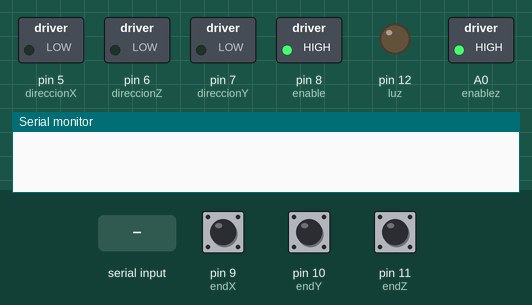
This sketch was run on a simulated Arduino Uno, built with avr-gcc and run on an emulated ATmega328P. Parts: switched loads named in the sketch (green lamp = pin HIGH), output pins drawn as LEDs (lit = HIGH), the last lines printed to the serial monitor. Inputs (shaded band) come from the test bench; at power-on: pin 9 (endX) HIGH, pin 11 (endZ) HIGH, pin 10 (endY) HIGH. Pins used as bus, display or sensor lines are not drawn.

Above: at 1.2 s.
1.3 s: "homeX" received over Serial
At 1.6 s:
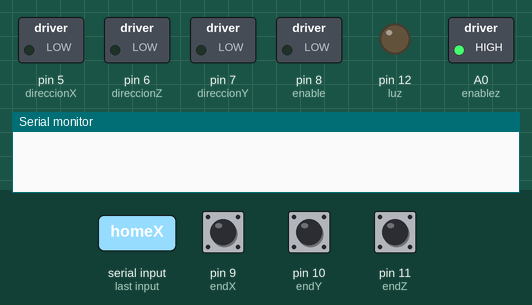
2.8 s: pin 9 (endX) pulled LOW for 0.15 s
At 3.5 s:
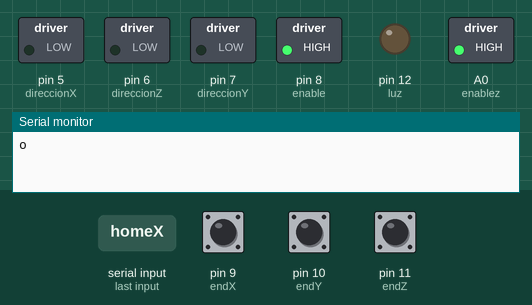
4.4 s: "homeZ" received over Serial
At 5.2 s:
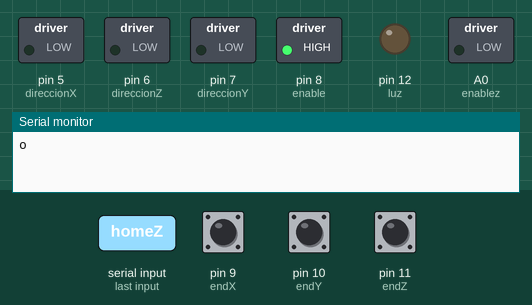
5.9 s: pin 11 (endZ) pulled LOW for 0.15 s
At 7.1 s:
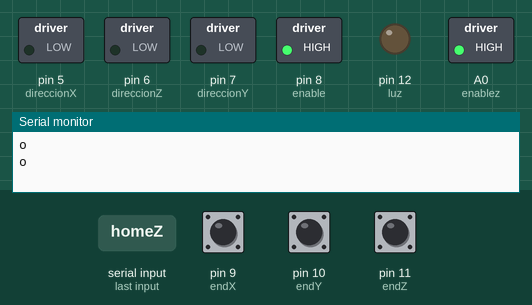
7.5 s: "90,45,200,10,150,30\n" received over Serial
At 8.7 s:
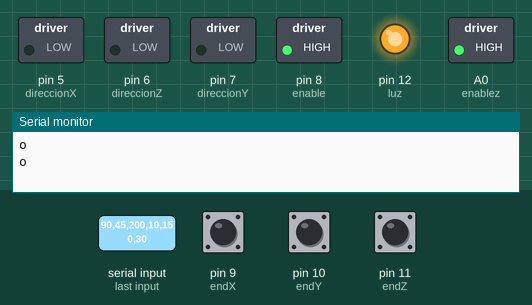
9.0 s: "homeY" received over Serial
At 9.8 s:
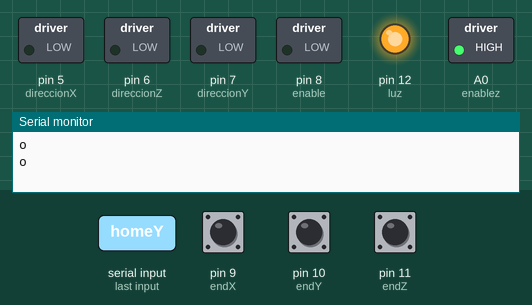
Timing chart, 0 to 11.5 s (numbered marks = the images above; inputs shaded):
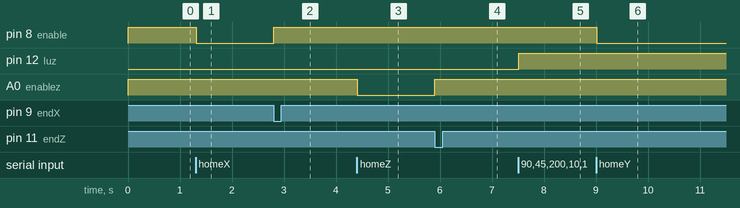

Measured:
- after the input at 1.3 s, pin 8 (enable): HIGH → LOW at once
- after the input at 2.8 s, pin 8 (enable): LOW → HIGH at once
- after the input at 4.4 s, A0 (enablez): HIGH → LOW at once
- after the input at 5.9 s, A0 (enablez): LOW → HIGH at once
- after the input at 7.5 s, pin 12 (luz): LOW → HIGH at once
- after the input at 9.0 s, pin 8 (enable): HIGH → LOW at once

The sketch:

control_arduino_v6.ino
```cpp
#define stepsX 2
#define direccionX 5
#define stepsZ 3
#define direccionZ 6
#define stepsY 4
#define direccionY 7
#define enable 8
#define luz 12
#define endX 9
#define endY 10
#define endZ 11
#define endZtop A1
#define enablez A0

//y,1000,1,500
//x,1000,1,500

String eje, pasos, direccion, timpo, brillo;
byte brillo_actual = 0;

byte B_homeX = 1;
byte B_homeY = 1;
byte B_homeZ = 1;

void setup() {
  pinMode(stepsX, OUTPUT);
  pinMode(direccionX, OUTPUT);
  pinMode(stepsY, OUTPUT);
  pinMode(direccionY, OUTPUT);
  pinMode(stepsZ, OUTPUT);
  pinMode(direccionZ, OUTPUT);

  pinMode(enable, OUTPUT);
  pinMode(enablez, OUTPUT);

  pinMode(luz, OUTPUT);

  pinMode(endX, INPUT_PULLUP);
  pinMode(endY, INPUT_PULLUP);
  pinMode(endZ, INPUT_PULLUP);
  pinMode(endZtop, INPUT_PULLUP);

  digitalWrite(enablez, 1);
  digitalWrite(enable , 1);
  digitalWrite(direccionZ, 0);

  Serial.begin(115200);
  Serial.setTimeout(10);
}

void loop() {
  Serial.flush();
  /*digitalWrite(enable, 1);
  digitalWrite(direccionZ, 0);
  digitalWrite(direccionY, 0);
  digitalWrite(direccionX, 0);*/

  if (Serial.available() > 0) {
    String tx = Serial.readString();
    //Serial.println(tx);

    eje = tx.substring(0, tx.indexOf(","));
    tx = tx.substring(eje.length() + 1);
    pasos = tx.substring(0, tx.indexOf(","));
    tx = tx.substring(pasos.length() + 1);
    direccion = tx.substring(0, tx.indexOf(","));
    tx = tx.substring(direccion.length() + 1);
    timpo = tx.substring(0, tx.indexOf(","));
    tx = tx.substring(timpo.length() + 1);
    brillo = tx.substring(0, tx.indexOf(","));

    if (eje == "x") {
      //Serial.println("moviendo eje x, " + pasos +" pasos, en direccion " + direccion + ",en " + timpo +" milisegundos por paso");
      x(pasos.toInt(), direccion.toInt(), timpo.toInt());
    }
    else if (eje == "y") {
      //Serial.println("moviendo eje y, " + pasos +" pasos, en direccion " + direccion + ",en " + timpo +" milisegundos por paso");
      y(pasos.toInt(), direccion.toInt(), timpo.toInt());
    }
    else if (eje == "z") {
      //Serial.print("moviendo eje z, " + pasos +" pasos, en direccion " + direccion + ",en " + timpo +" milisegundos por paso");
      z(pasos.toInt(), direccion.toInt(), timpo.toInt());
    }
    else if (eje == "z_r") {
      //Serial.print("moviendo eje z, " + pasos +" pasos, en direccion " + direccion + ",en " + timpo +" milisegundos por paso");
      z_r(pasos.toInt(), direccion.toInt(), timpo.toInt());
    }
    else if (eje == "homeX") {
      homeX();
    }
    else if (eje == "homeY") {
      homeY();
    }
    else if (eje == "homeZ") {
      homeZ();
    }
    else if (brillo.toInt() != brillo_actual) {
      brillo_(brillo.toInt());
      brillo_actual = brillo.toInt();
      //Serial.println("ok");
    }
  }
}

void brillo_(bool brillo) {
  digitalWrite(luz, brillo);
}

void z(int pasos, int direccion, int timpo) {
  digitalWrite(direccionZ, direccion);
  digitalWrite(enablez, 0);
  for (int i = 0; i < pasos; i++) {
    if(direccion == 1 and digitalRead(endZtop)==0){
      Serial.write("ok");
      break;
    }
    else if(direccion == 0 and digitalRead(endZ)==0){
      Serial.write("ok");
      break;
    }
    else{
      move_(stepsZ,timpo);
    }
  }
  digitalWrite(enablez, 1);
  B_homeZ = 1;
}

void z_r(int pasos, int direccion, int timpo) {
  /// Enable direction and motor
  digitalWrite(direccionZ, direccion);
  digitalWrite(enablez, 0);
  /// Init bool state
  /// when
  bool state = false;
  /// Write steps
  for (int i = 0; i < pasos; i++) {
    /// In case the axis stops with the top button
    if(direccion == 1 and digitalRead(endZtop) == 0){
      state = true;
      break;
    }
    /// In case the axis stops with the bottom button
    else if(direccion == 0 and digitalRead(endZ) == 0){
      break;
    }
    else{
      move_(stepsZ, timpo);
    }
  }
  // Disable motor and variable home
  digitalWrite(enablez, 1);
  B_homeZ = 1;
  // Write result
  if (state == true){
    Serial.write("u\n");
  }
  else{
    Serial.write("o\n");
  }
}

void y(int pasos, int direccion, int timpo) {
  digitalWrite(enable, 0);
  digitalWrite(direccionY, direccion);
  for (int i = 0; i < pasos; i++) {
    move_(stepsY,timpo);
  }
  digitalWrite(enable , 1);
  B_homeY = 1;
}

void x(int pasos, int direccion, int timpo) {
  digitalWrite(enable, 0);
  digitalWrite(direccionX, direccion);
  for (int i = 0; i < pasos; i++) {
    move_(stepsX,timpo);
  }
  digitalWrite(enable , 1);
  B_homeX = 1;
}

void homeX() {
  if (B_homeX == 1) {
    digitalWrite(enable, 0);
    digitalWrite(direccionX, 0);
    while (digitalRead(endX) == 1) {
      move_(stepsX,200);
    }
    B_homeX = 0;
    digitalWrite(enable, 1);
  }
  Serial.write("o\n");
}

void homeY() {
  if (B_homeY == 1) {
    digitalWrite(enable, 0);
    digitalWrite(direccionY, 0);
    while (digitalRead(endY) == 1) {
      move_(stepsY,200);
    }
    B_homeY = 0;
    digitalWrite(enable, 1);
  }
  Serial.write("o\n");
}

void homeZ() {
  if (B_homeZ == 1) {
    digitalWrite(enablez, 0);
    digitalWrite(direccionZ, 0);
    while (digitalRead(endZ) == 1) {
      move_(stepsZ,200);
    }
    B_homeZ = 0;
    digitalWrite(enablez, 1);
  }
  Serial.write("o\n");
}

void move_(int motor_, int timpo_) {
  digitalWrite(motor_, 1);
  delayMicroseconds(timpo_);
  digitalWrite(motor_, 0);
  delayMicroseconds(timpo_);
}
```
